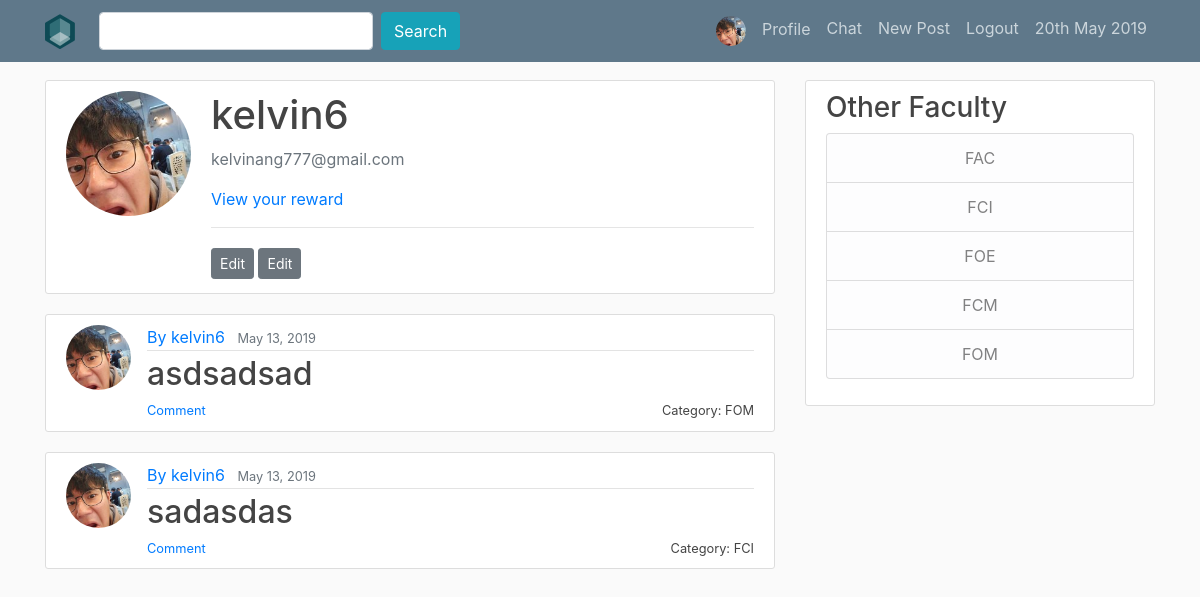
The app's page /profile/ (signed in), older data.
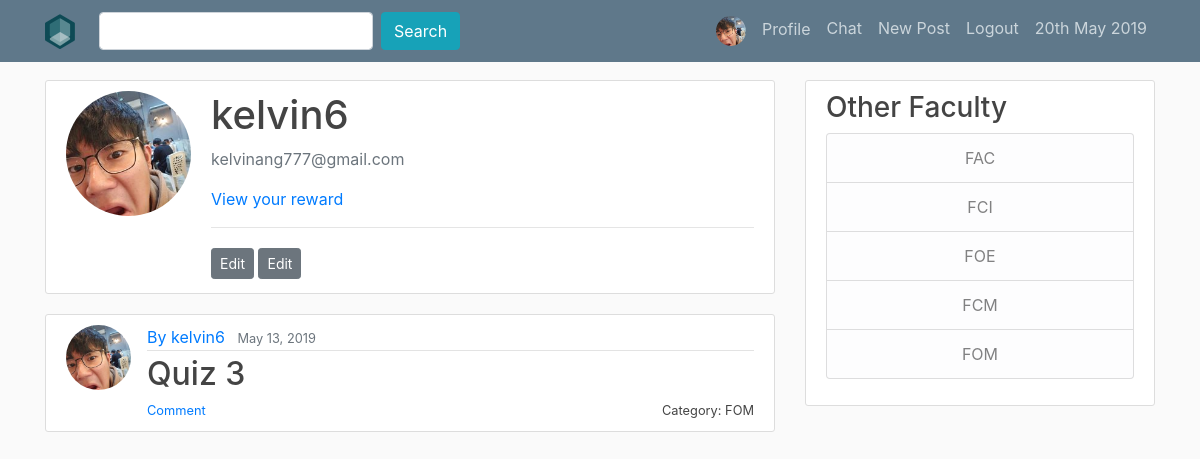
The same page, newer data.
### QnA/models.py (models this page shows, shortened)
class question (models.Model):
    title = models.CharField(max_length=100) #use charfield to limit user input
    liked_by = models.ManyToManyField(User,related_name='liked_by_question',blank = True)
    like = models.IntegerField(default=0)
    content = models.TextField() #use TextField if there is no limit for the content
    image = models.ImageField(upload_to="image",blank=True)
    date_published = models.DateTimeField(default=timezone.now) #auto-select the current time
    category = models.ForeignKey(category,on_delete=models.CASCADE)
    author = models.ForeignKey(User, on_delete=models.CASCADE) #if the user is deleted the question will be deleted

class category (models.Model):
    category = models.CharField(max_length=100)
    slug = models.SlugField(max_length=100,unique=True)
    def __str__(self):
        return self.category

### users/models.py (models this page shows, shortened)
class Profile(models.Model):
    user = models.OneToOneField(User, on_delete=models.CASCADE)
    image = models.ImageField(default="default.png", upload_to="profile_pics")

### users/views.py (the view)
# urls.py: path('profile/', ProfileListView.as_view(template_name='users/profile.html'), name='profile'),
class ProfileListView(ListView):
    model = question
    template_name : 'users/profile.html'
    context_object_name = 'question'
    ordering = ['-date_published']
    paginate_by = 5

### users/templates/users/profile.html
{% extends "QnA/base.html" %}
{% block content %}
<div class="content-section">
        <div class="media">
          <img class="rounded-circle account-img" src="{{ user.profile.image.url }}">
          <div class="media-body">
            <h2 class="account-heading">{{ user.username }}</h2>
            <p class="text-secondary">{{ user.email}}</p>
            <a href="{% url 'reward' user.pk %}"> View your reward </a>
            <hr>
            <a class="btn btn-secondary btn-sm mt-1 mb-1" href="{% url 'profile_update' %}">Edit</a>
            <a class="btn btn-secondary btn-sm mt-1 mb-1" href="{% url 'password_reset' %}">Edit</a>
          </div>
        </div>
      </div>
  {% for question in question %}
  {% if question.author == user %}
  <article class="media content-section">
    <img class="rounded-circle article-img" src="{{ user.profile.image.url }}">
    <div class="media-body">
      <div class="article-metadata">
        <a class="mr-2" href="" >By {{ question.author }}</a>
        <small class="text-muted">{{ question.date_published|date:"F d, Y" }}</small>
      </div>
      <h2><a class="article-title" style="display : inline" href="{% url 'question-detail' question.pk %}" >{{ question.title }}</a></h2>
      <small class="article-title" style="float: right" >Category: {{ question.category }}</small>
      <small class="article-title" style="float: left" ><a href="{% url 'question-detail' question.pk %}">Comment</a></small>
    </div>
  </article>
  {% endif %}
{% endfor %}
{% endblock content %}

Row changes from the older to the newer data that the page shows:
removed question: profile.image (picture), author "kelvin6", date_published "May 13, 2019", title "sadasdas", category "FCI"
changed question "kelvin6": title "asdsadsad" → "Quiz 3"
